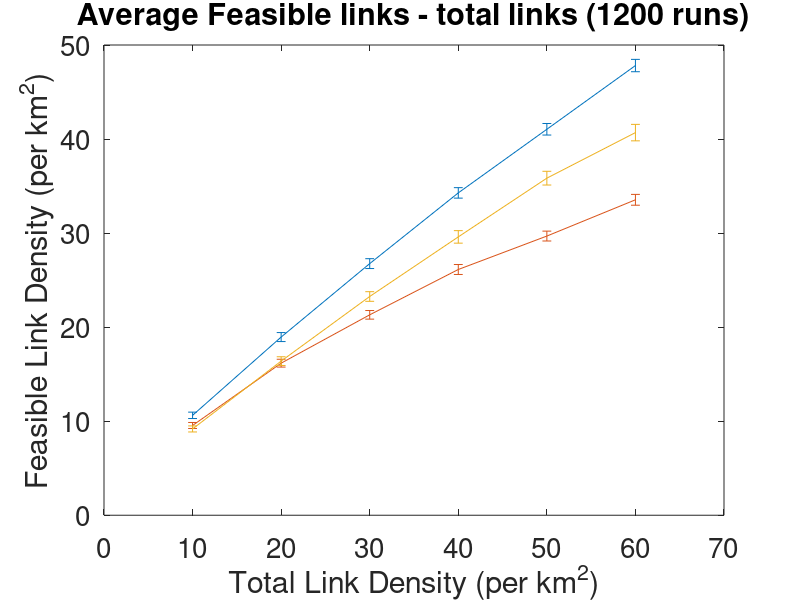

This chart was generated by the following MATLAB code: (Note: this script raises an error after producing the figure.)
clear all;
clc;
close all;

load result
area = 1*1;

figure;
errorbar(plotValueAlg1_200_new(1,:)/area, plotValueAlg1_200_new(2,:), plotValueAlg1_200_new(3,:));
hold on;
errorbar(plotValueAlg1_phase1_200(1,:)/area, plotValueAlg1_phase1_200(2,:), plotValueAlg1_phase1_200(3,:));
hold on;
errorbar(plotValueAlg1_phase2_200(1,:)/area, plotValueAlg1_phase2_200(2,:), plotValueAlg1_phase2_200(3,:));
% hold on;
% errorbar(plotValueAlg8_200(1,:)/area, plotValueAlg8_200(2,:), plotValueAlg8_200(3,:),'-y', 'linewidth',3.0);
title('Average Feasible links - total links (1200 runs)');
xlabel('Total Link Density (per km^2)');
ylabel('Feasible Link Density (per km^2)');
set(gca,'fontsize',20);
% h = legend('subset selection with one-by-one merge', 'column norm based link subtraction', 'row & column norm based link addition', 'Alg 4', 'Alg 5', 'Alg 6', 6);
% h = legend('Phase 1+2', 'Phase 1', 'Phase 2','Good one', 4);
h = legend('Phase 1+2', 'Phase 2', 2);
% hh = findobj('tag','legend')    
% set(hh,'fontsize',30)

% figure;
% errorbar(plotValueAlg1_200_time_new(1,:)/area, plotValueAlg1_200_time_new(2,:), plotValueAlg1_200_time_new(3,:), 'linewidth',3.0);
% % hold on;
% % errorbar(plotValueAlg1_phase1_200(1,:)/area, plotValueAlg1_phase1_200(2,:), plotValueAlg1_phase1_200(3,:),'-k', 'linewidth',3.0);
% hold on;
% errorbar(plotValueAlg1_phase2_200_Time(1,:)/area, plotValueAlg1_phase2_200_Time(2,:), plotValueAlg1_phase2_200_Time(3,:),'-r', 'linewidth',3.0);
% % hold on;
% % errorbar(plotValueAlg8_200(1,:)/area, plotValueAlg8_200(2,:), plotValueAlg8_200(3,:),'-y', 'linewidth',3.0);
% title('average feasible links - total links (1200 runs)','fontsize',30);
% xlabel('Link Density (per square meter)','fontsize',30);
% ylabel('The Number of Average Feasible Links','fontsize',30);
% set(gca,'fontsize',20);
% % h = legend('subset selection with one-by-one merge', 'column norm based link subtraction', 'row & column norm based link addition', 'Alg 4', 'Alg 5', 'Alg 6', 6);
% % h = legend('Phase 1+2', 'Phase 1', 'Phase 2','Good one', 4);
% h = legend('Phase 1+2', 'Phase 2', 2);
% hh = findobj('tag','legend')    
% set(hh,'fontsize',30)